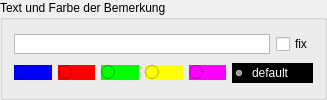
     <widget class="QGroupBox" name="groupBox_2">
      <property name="sizePolicy">
       <sizepolicy hsizetype="MinimumExpanding" vsizetype="MinimumExpanding">
        <horstretch>0</horstretch>
        <verstretch>0</verstretch>
       </sizepolicy>
      </property>
      <property name="minimumSize">
       <size>
        <width>281</width>
        <height>81</height>
       </size>
      </property>
      <property name="title">
       <string>Text und Farbe der Bemerkung</string>
      </property>
      <layout class="QGridLayout" name="gridLayout_2">
       <item row="0" column="0" colspan="6">
        <widget class="QTextEdit" name="edit_bem">
         <property name="maximumSize">
          <size>
           <width>9999</width>
           <height>20</height>
          </size>
         </property>
         <property name="verticalScrollBarPolicy">
          <enum>Qt::ScrollBarAlwaysOff</enum>
         </property>
        </widget>
       </item>
       <item row="0" column="6">
        <widget class="QCheckBox" name="check_bem">
         <property name="toolTip">
          <string>Bemerkung und Farbe für weitere Eingaben fixieren. </string>
         </property>
         <property name="statusTip">
          <string>Bemerkung und Farbe für weitere Eingaben fixieren. </string>
         </property>
         <property name="whatsThis">
          <string>Bemerkung stehen lassen.</string>
         </property>
         <property name="text">
          <string>fix</string>
         </property>
        </widget>
       </item>
       <item row="1" column="0">
        <widget class="QRadioButton" name="rbtn_blau">
         <property name="styleSheet">
          <string notr="true">    QRadioButton{
    background:rgb(0, 0, 255);
    }</string>
         </property>
         <property name="text">
          <string/>
         </property>
        </widget>
       </item>
       <item row="1" column="1">
        <widget class="QRadioButton" name="rbtn_rot">
         <property name="styleSheet">
          <string notr="true">    QRadioButton{
    background:rgb(255, 0, 0);
    }</string>
         </property>
         <property name="text">
          <string/>
         </property>
        </widget>
       </item>
       <item row="1" column="2">
        <widget class="QRadioButton" name="rbtn_gruen">
         <property name="styleSheet">
          <string notr="true">    QRadioButton{
    background:rgb(0, 255, 0);
    }</string>
         </property>
         <property name="text">
          <string/>
         </property>
        </widget>
       </item>
       <item row="1" column="3">
        <widget class="QRadioButton" name="rbtn_gelb">
         <property name="styleSheet">
          <string notr="true">    QRadioButton{
    background:rgb(255, 255, 0);
    }</string>
         </property>
         <property name="text">
          <string/>
         </property>
        </widget>
       </item>
       <item row="1" column="4">
        <widget class="QRadioButton" name="rbtn_pink">
         <property name="styleSheet">
          <string notr="true">    QRadioButton{
    background:rgb(255, 0, 255);
    }</string>
         </property>
         <property name="text">
          <string/>
         </property>
        </widget>
       </item>
       <item row="1" column="5" colspan="2">
        <widget class="QRadioButton" name="rbtn_def">
         <property name="styleSheet">
          <string notr="true">    QRadioButton{
    background:rgb(0, 0, 0);
	color:rgb(255, 255, 255);
    }</string>
         </property>
         <property name="text">
          <string>default</string>
         </property>
         <property name="checked">
          <bool>true</bool>
         </property>
        </widget>
       </item>
      </layout>
     </widget>
